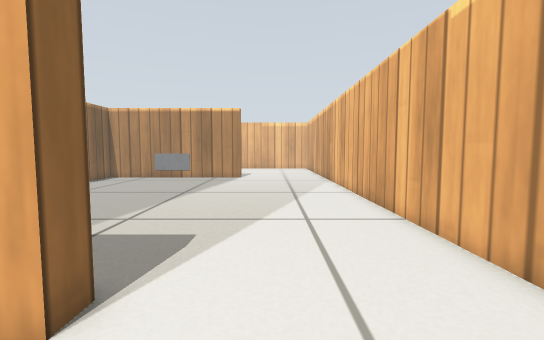
View 1 (above)

16 first-person views from a walk through a robot-simulator world made for Gazebo. The camera is 0.38 m above the floor, tilts 4° down and sees 90° across. The floor is counted in squares, 0.2 m on a side. Each view is taken from the middle of a square. On the plan, view 1 faces up. The plan holds only what a view shows up to about 16 squares ahead; the rest is blank. Simple patterns stand in for the simulator's built-in surfaces.

View 2
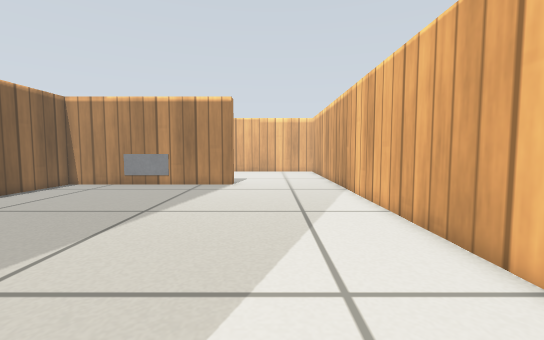

View 3
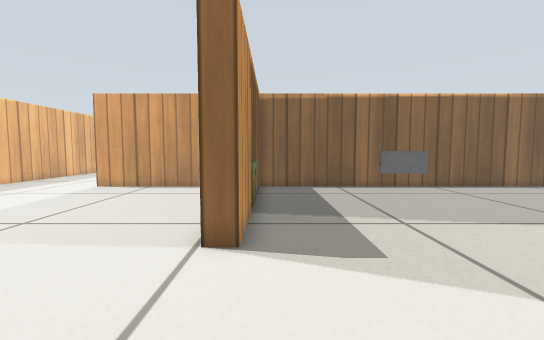

View 4
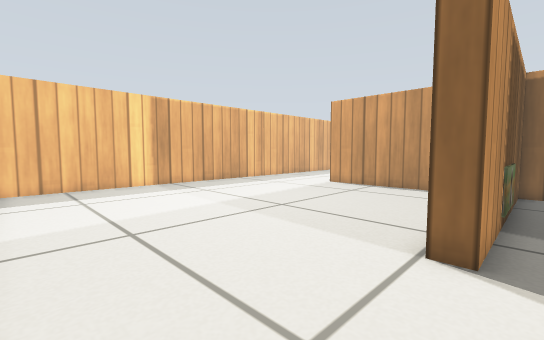

View 5
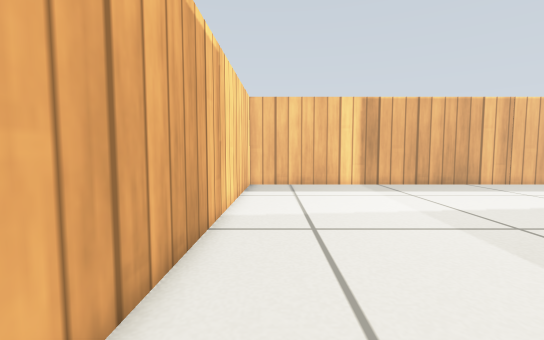

View 6
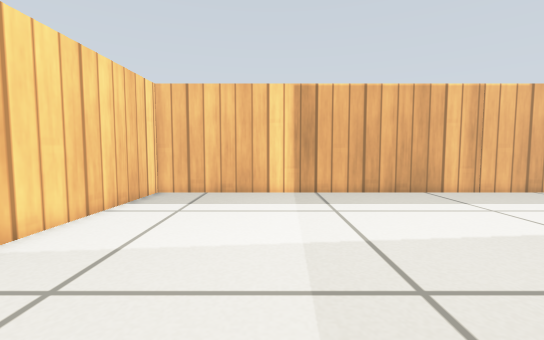

View 7
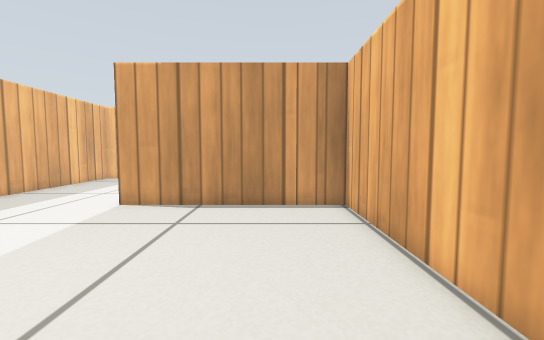

View 8
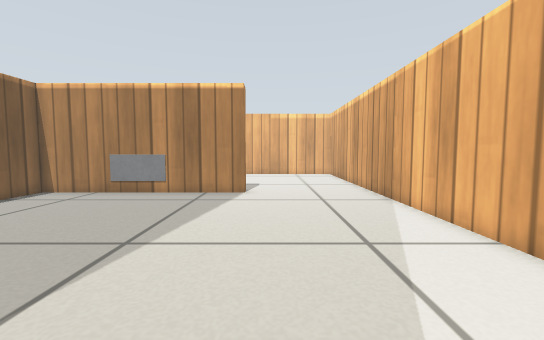

View 9
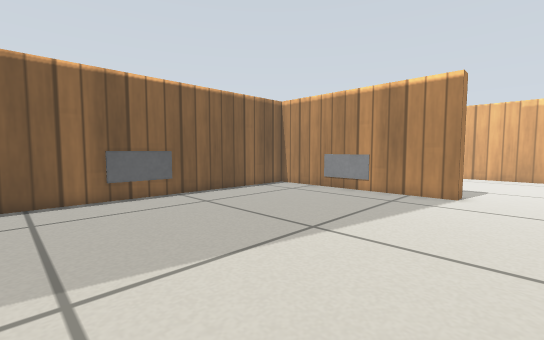

View 10
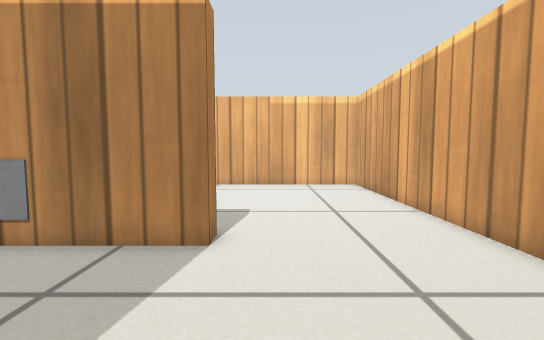

View 11
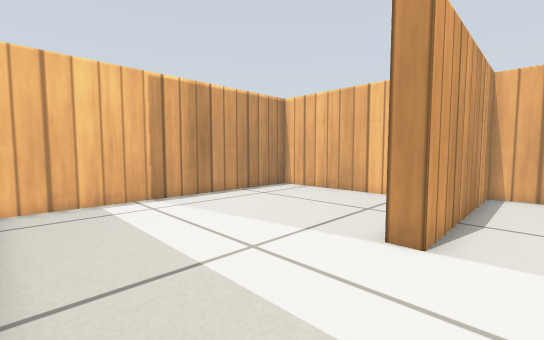

View 12
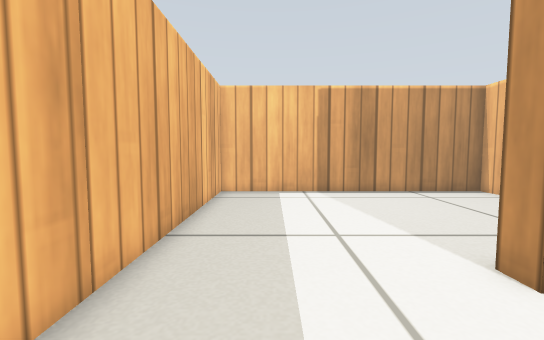

View 13
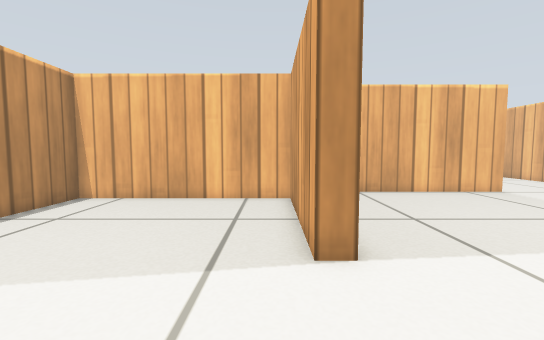

View 14
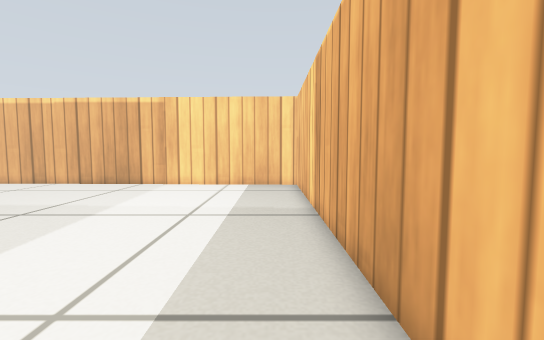

View 15
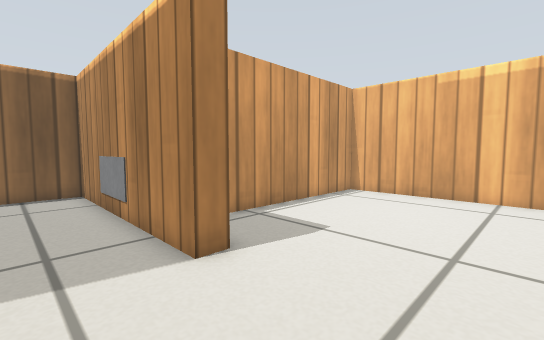

View 16
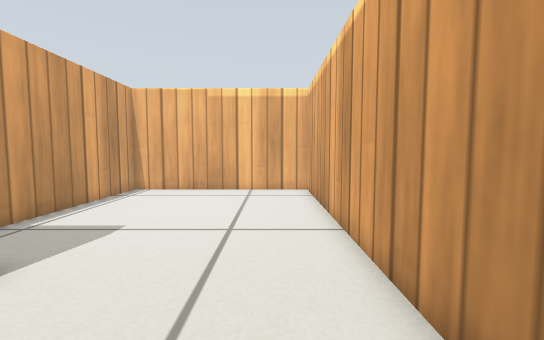

### Floor plan
Ten units are one square. View 1 is at (0, 0); x grows to the right and y downward. Boxes are objects, and circles mark ways between rooms. Rooms are numbered by the first view taken in them; rooms with no view inside come last. Other rooms are left out.
<svg viewBox="-213 -298 255 417">
<path fill="none" stroke="#000" d="M-55 -34 -23 -34 -23 -26 -56 -26M-74 -26 -115 -26 -115 54 -123 54M-23 -193 -115 -193 -115 -34 -74 -34M-126 114 32 114 37 -29 37 -196M-123 54 -123 -9 -208 -9 -208 114 -126 114M-23 -201 -23 -193M37 -196 37 -293 -48 -293 -48 -219"/>
<rect x="-115" y="-115" width="10" height="10" fill="#bbb"><title>grey box</title></rect>
<rect x="-75" y="-35" width="20" height="10" fill="#bbb"><title>patterned box</title></rect>
<rect x="-75" y="-195" width="10" height="10" fill="#bbb"><title>grey box</title></rect>
<circle cx="-120" cy="85" r="3" fill="#2a7"/>
<circle cx="5" cy="-200" r="3" fill="#2a7"/>
<text x="-40" y="-40">1</text>
<text x="-170" y="50">2</text>
<text x="0" y="-240">3</text>
</svg>
Room 1 opens to room 2. Room 1 opens to room 3.

Where each view was taken, in squares from view 1:
view 1: 0 up, 0 right, facing up
view 2: 4 up, 0 right, facing up
view 3: 4 up, 3 right, facing left
view 4: 4 up, 3 right, facing down-left
view 5: 4 up, 2 right, facing down
view 6: 1 up, 2 left, facing down
view 7: 0 up, 2 left, facing left
view 8: 7 up, 1 left, facing up
view 9: 7 up, 0 right, facing up-left
view 10: 14 up, 1 left, facing up
view 11: 11 down, 10 left, facing up-left
view 12: 9 down, 8 left, facing left
view 13: 10 down, 13 left, facing up
view 14: 10 down, 12 left, facing right
view 15: 17 up, 2 right, facing up-left
view 16: 16 up, 2 right, facing up
